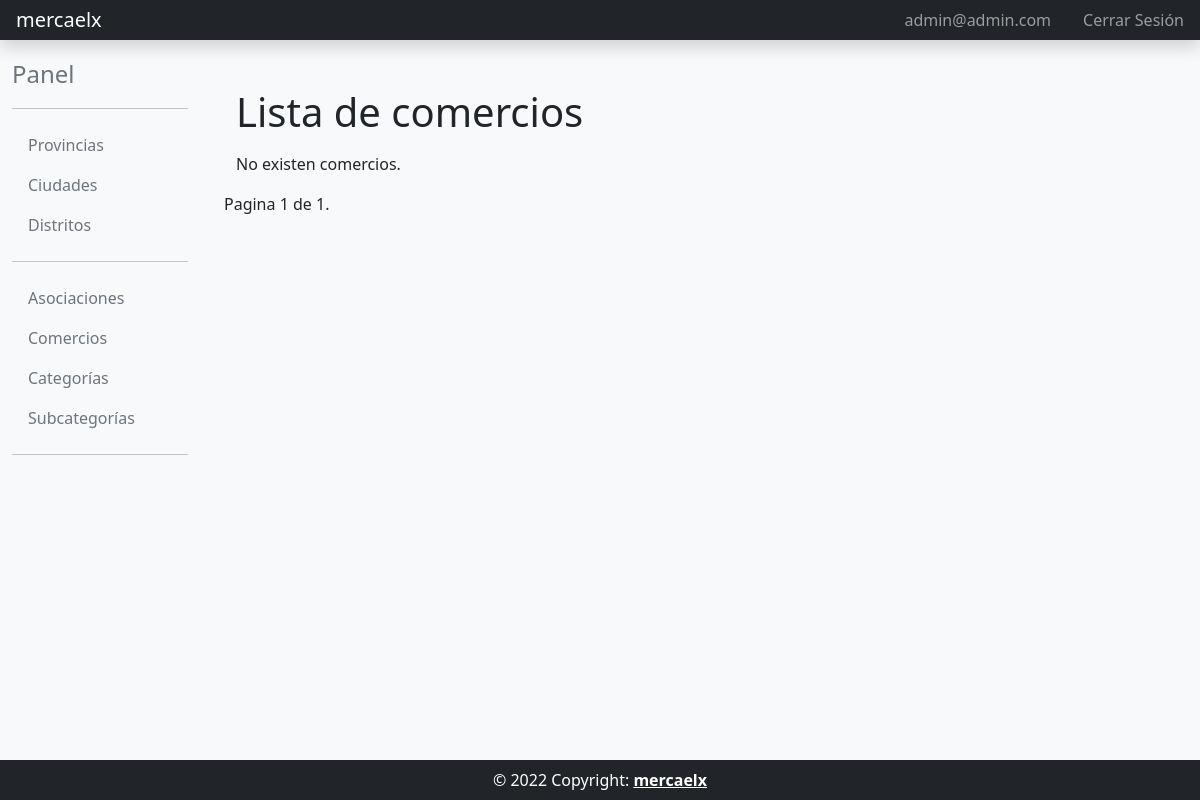
The page /comercio_list/ (signed in) on the database as committed earlier.
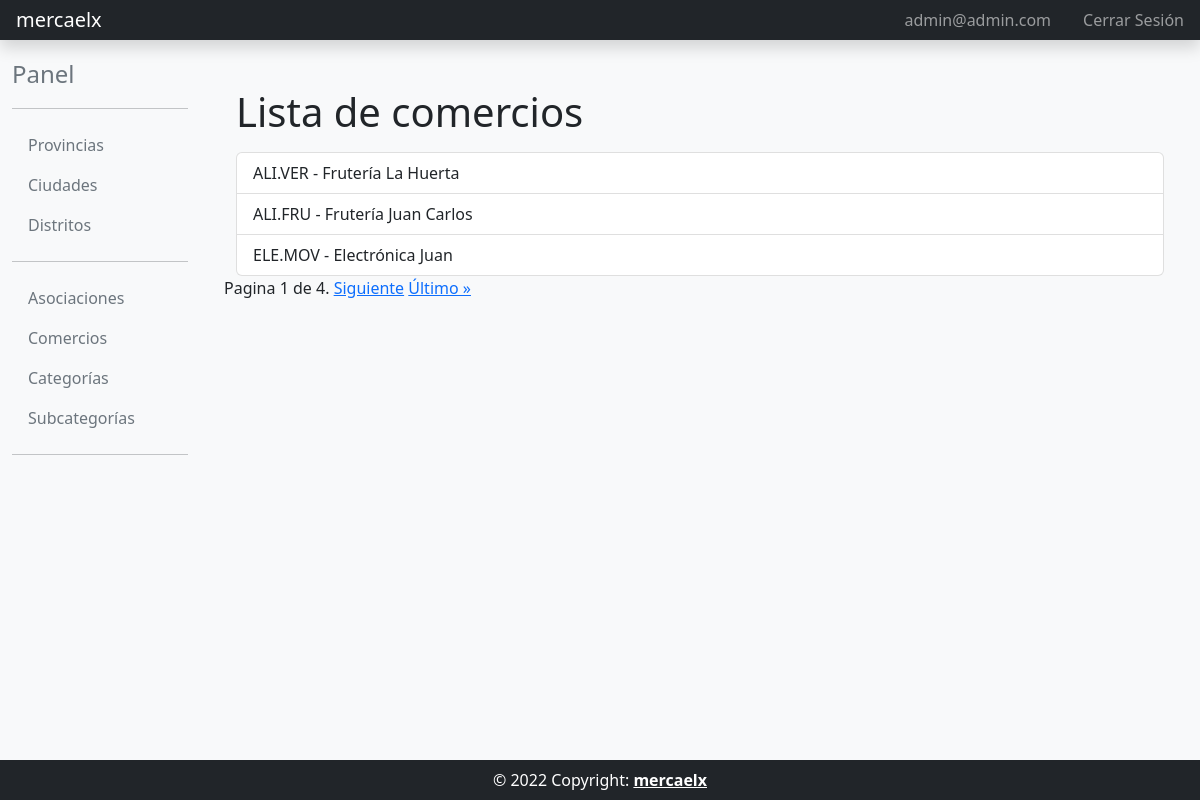
The same page on the database as committed later.
### directorio_comercios/models.py (models this page shows, shortened)
class Comercio(models.Model):
    nombre = models.CharField(max_length=256, unique=True)
    codigo_postal = models.CharField(max_length=5)
    direccion = models.TextField()
    ciudad = models.ForeignKey('core.Ciudad', on_delete=models.PROTECT)
    categoria = models.ForeignKey(Categoria, on_delete=models.PROTECT)
    subcategoria = models.ForeignKey(Subcategoria, on_delete=models.PROTECT, blank=True, null=True)
    asociacion = models.ForeignKey(Asociacion, on_delete=models.PROTECT, blank=True, null=True)
    correo_electronico = models.EmailField(blank=True, null=True)
    telefono = models.CharField(max_length=15, blank=True, null=True,
    )
    def __str__(self):
        if self.subcategoria:
            return f"{self.categoria.codigo}.{self.subcategoria.codigo} - {self.nombre}"
        return f"{self.categoria.codigo} - {self.nombre}"
    class Meta:
        unique_together = ('ciudad', 'nombre')
        verbose_name = 'Comercio'
        verbose_name_plural = 'Comercios'
        ordering = ['ciudad__codigo', 'nombre']

class Categoria(models.Model):
    codigo = models.CharField(max_length=10)
    nombre = models.CharField(max_length=256, unique=True)

class Subcategoria(models.Model):
    codigo = models.CharField(max_length=10)
    nombre = models.CharField(max_length=256)
    categoria = models.ForeignKey(Categoria, on_delete=models.PROTECT)
    class Meta:
        unique_together = ('categoria', 'nombre')
        verbose_name = 'Subcategoría'
        verbose_name_plural = 'Subcategorías'
        ordering = ['codigo']

### directorio_comercios/views.py (the view)
# urls.py: path('comercio_list/', comercios_views.ComercioListView.as_view(), name='comercio_list'),
class ComercioListView(LoginRequiredMixin, OrderedListMixin, ListView):
    model = Comercio
    template_name = 'directorio_comercios/comercio_list.html'
    paginate_by = 3

### common/mixins.py (called while the page is built)
    def get_queryset(self):
        queryset = super().get_queryset()
        ordering = self.request.GET.get('ordering', 'asc')
        if ordering == 'desc':
            return queryset.order_by('-id')
        return queryset.order_by('id')

    @method_decorator(login_required)
    def dispatch(self, *args, **kwargs):
        return super().dispatch(*args, **kwargs)

### templates/directorio_comercios/comercio_list.html
{% extends "common/base_intranet.html" %}
{% block main_content %}
<div class="container">
    <h1>Lista de comercios</h1>
    <ul class="list-group mt-3">
    {% for comercio in object_list %}
        <a href="{% url 'comercio_detail' pk=comercio.id %}" class="list-group-item list-group-item-action">{{ comercio }}</a>
    {% empty %}
        <p>No existen comercios.</p>
    {% endfor %}
    </ul>
</div>
{% include 'common/pagination.html' %}
{% endblock main_content %}

Rows that differ between the two databases and show on the page:
added Comercio: subcategoria+categoria+nombre "ALI.VER - Frutería La Huerta"
added Comercio: subcategoria+categoria+nombre "ALI.FRU - Frutería Juan Carlos"
added Comercio: subcategoria+categoria+nombre "ELE.MOV - Electrónica Juan"
Other text that changed with them:
{{ page_obj.paginator.num_pages }}: "1" → "4"
text no longer shown: "No existen comercios."
text now shown: "Siguiente Último »"
